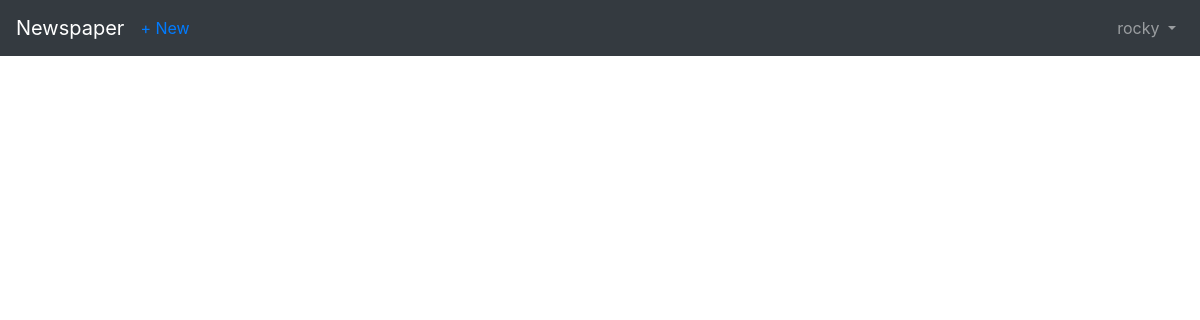
Before: /articles/ (signed in) with the older database file.
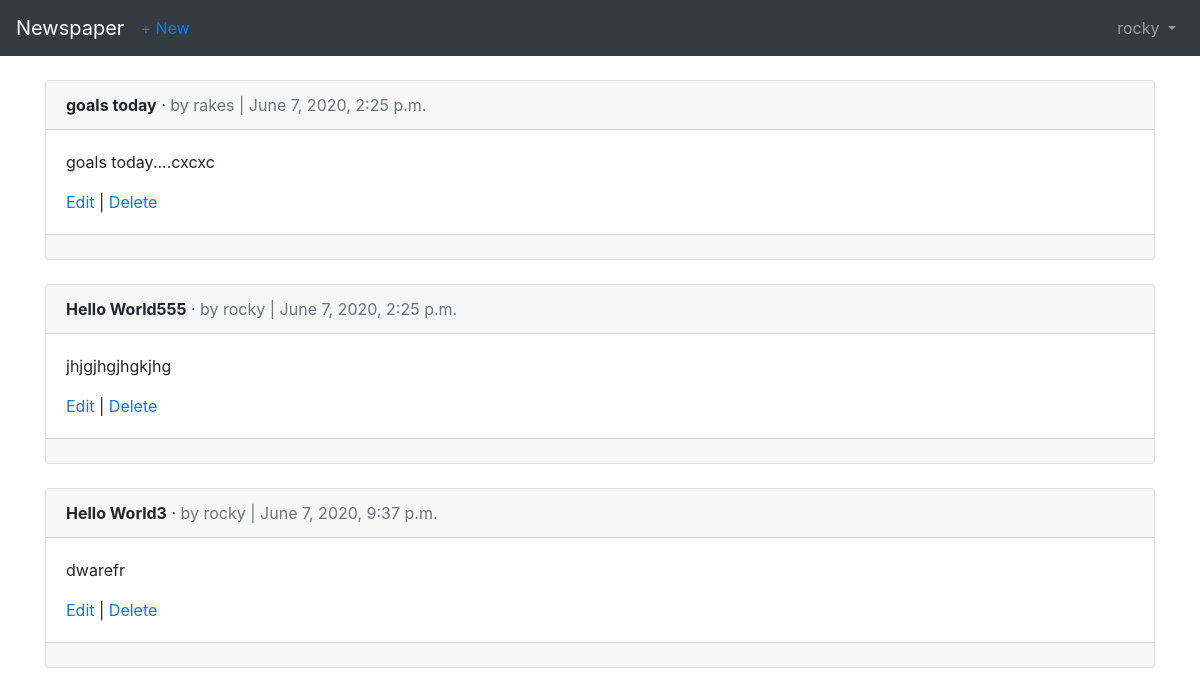
After: the same page with the newer database file.
### users/models.py (models this page shows)
class CustomUser(AbstractUser):
    age = models.PositiveIntegerField(null=True , blank=True)

### articles/models.py (models this page shows, shortened)
class Article(models.Model):
    title = models.CharField(max_length=50)
    body = models.TextField()
    date = models.DateTimeField(auto_now_add=True)
    author = models.ForeignKey(
        get_user_model(),
        on_delete=models.CASCADE,
    )

### articles/views.py (the view)
# urls.py: path('' , ArticleListView.as_view() , name='article_list'),
class ArticleListView(LoginRequiredMixin, ListView):
    model = Article
    template_name = 'article_list.html'
    login_url ='login'

### templates/article_list.html (shortened to what this page needs)
{% extends 'base.html' %}
{% block content %}
{% for article in object_list %}
    <div class="card">
        <div class="card-header">
            <span class="font-weight-bold">{{ article.title }}</span> &middot;
            <span class="text-muted">by {{ article.author }} |
            {{ article.date }}</span>
        </div>
        <div class="card-body">
            <p>{{ article.body }}</p>
            <a href="{% url 'article_edit' article.pk %}">Edit</a> |
            <a href="{% url 'article_delete' article.pk %}">Delete</a>
        </div>
        <div class="card-footer">
        </div>
    </div>
    <br />
{% endfor %}
{% endblock content %}

### templates/base.html (shortened to what this page needs)
<!doctype html>
<html lang="en">
    <head>
        <link rel="stylesheet" href="https://stackpath.bootstrapcdn.com/bootstrap/4.1.3/css/\bootstrap.min.css"
>
    </head>
    <body>
        <nav class="navbar navbar-expand-md navbar-dark bg-dark mb-4">
        <a class="navbar-brand" href="{% url 'home' %}">Newspaper</a>
        {% if user.is_authenticated %}
             <ul class="navbar-nav mr-auto">
                <li class="nav-item"><a href="{% url 'article_new' %}">+ New</a></li>
            </ul>
        {% endif %}
        <div class="collapse navbar-collapse" id="navbarCollapse">
            {% if user.is_authenticated %}
                <ul class="navbar-nav ml-auto">
                    <li class="nav-item">
                        <a class="nav-link dropdown-toggle" href="#" id="userMenu" data-toggle="dropdown" aria-haspopup="true" aria-expanded="false">
                            {{ user.username }}
                        </a>
                    </li>
                </ul>
            {% else %}
                <form class="form-inline ml-auto">
                    <a href="{% url 'login' %}" class="btn btn-outline-secondary">Log In</a>
                    <a href="{% url 'signup' %}" class="btn btn-primary ml-2">Sign up</a>
                </form>
            {% endif %}
            </div>
        </nav>
<div class="container">
{% block content %}
{% endblock content %}
</div>
</body>
</html>

Changed rows visible on the page:
added Article: title "goals today", author "rakes", date "June 7, 2020, 2:25 p.m.", body "goals today....cxcxc"
added Article: title "Hello World555", author "rocky", date "June 7, 2020, 2:25 p.m.", body "jhjgjhgjhgkjhg"
added Article: title "Hello World3", author "rocky", date "June 7, 2020, 9:37 p.m.", body "dwarefr"
